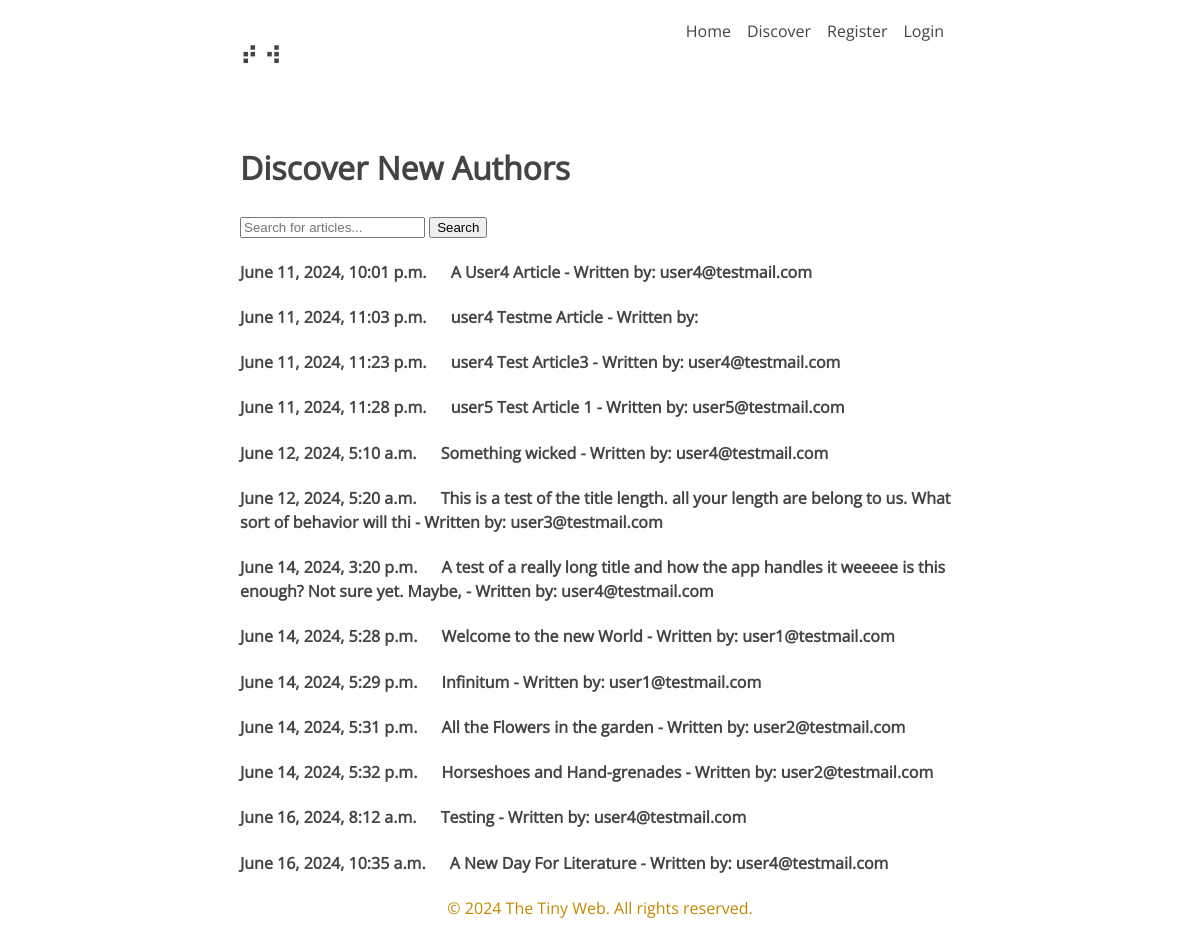
The page /discover/discover-articles/ on the database as committed earlier.
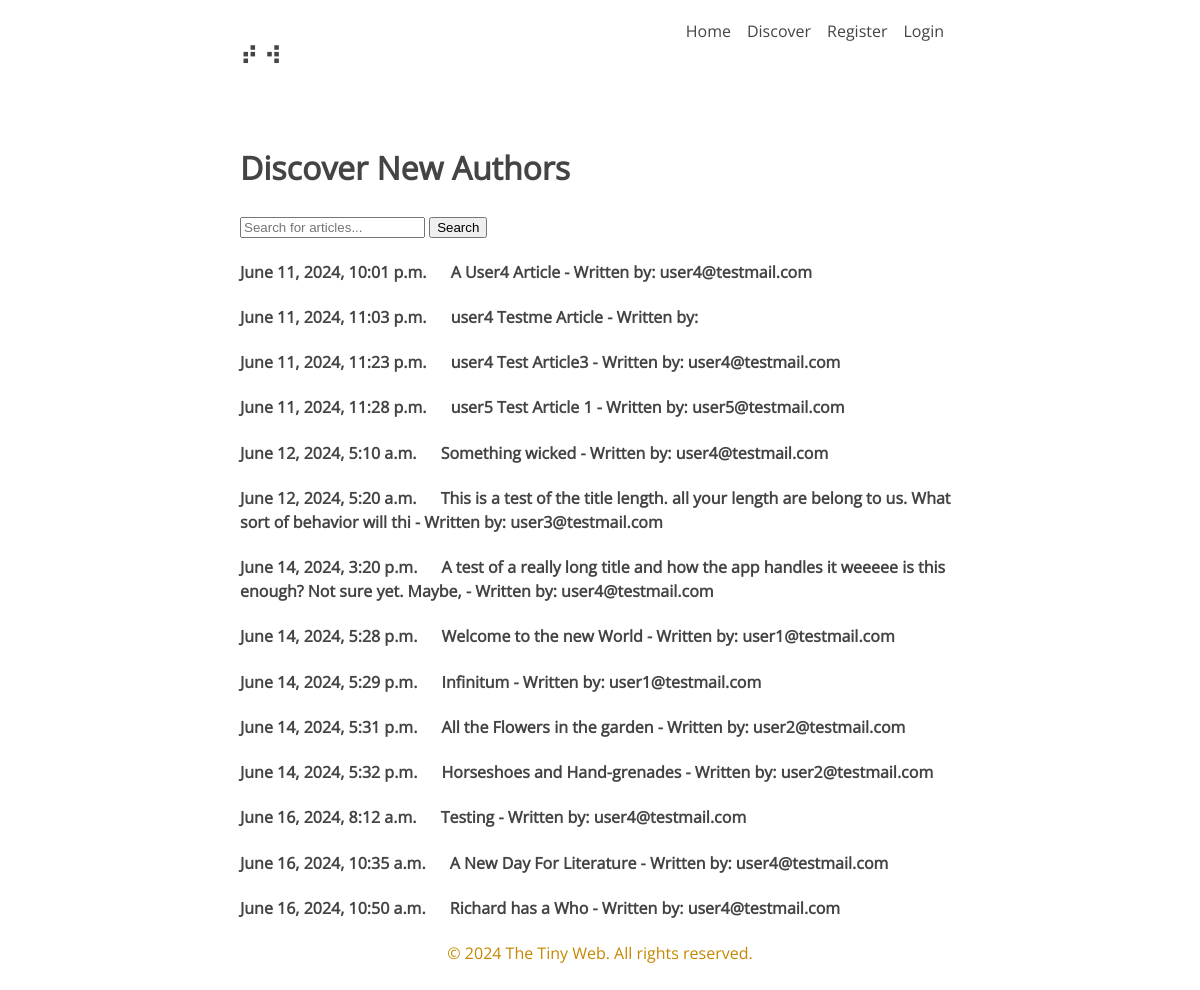
The same page on the database as committed later.
### user/models.py (models this page shows, shortened)
class Article(models.Model):
    title = models.CharField(max_length=100)
    content = MarkdownxField()
    created_at = models.DateTimeField(auto_now_add=True)
    updated_at = models.DateTimeField(auto_now=True)
    user = models.ForeignKey(CustomUser, max_length=10, on_delete=models.CASCADE, null=True)

### account/models.py (models this page shows, shortened)
class CustomUser(AbstractBaseUser, PermissionsMixin):
    username = None
    email = models.EmailField(unique=True)
    is_active = models.BooleanField(default=True)
    is_staff = models.BooleanField(default=False)
    date_joined = models.DateTimeField(default=timezone.now)
    USERNAME_FIELD = 'email'
    REQUIRED_FIELDS = []
    objects = CustomUserManager()
    class DiscoverArticles(models.Model):
        title = models.CharField(max_length=100)

### discover/views.py (the view)
# urls.py: path('discover-articles/', views.discover_articles, name='discover-articles'),
def discover_articles(request):
    query = request.GET.get('search_query')
    if query:
        article = Article.objects.filter(
            Q(title__icontains=query) |
            Q(content__icontains=query)
        ).distinct()
    else:
        article = Article.objects.all()
    context = {'AllArticles': article}
    return render(request, 'discover/discover-articles.html', context)

### discover/templates/discover/discover-articles.html (shortened to what this page needs)
{% extends 'account/base.html' %}
{% block content %}
    <h1>Discover New Authors</h1>
    <form id="search-form" action="{% url 'discover-articles' %}" method="GET">
        <input type="text" id="search-query" name="search_query" placeholder="Search for articles...">
        <button type="submit">Search</button>
    </form>
    <div class="discover-list">
    <ul>
        {% for article in AllArticles %}
            <li>
                <h4><a href="{% url 'discover-article-detail' article.id %}"><span class="article-info">{{ article.created_at }} </span>    {{ article.title }} - Written by: {{ article.user.email }}</h4></a>
            </li>
        {% endfor %}
    </ul>
    </div>
{% endblock %}

Rows that differ between the two databases and show on the page:
added Article: created_at "June 16, 2024, 10:50 a.m.", title "Richard has a Who", user.email "user4@testmail.com"
